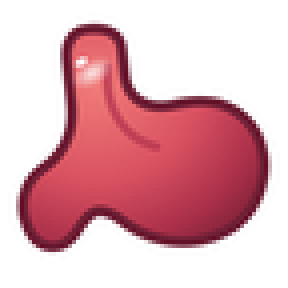
#> input picture submissions/v1.10.0/stomach/images/stomach_color_72x72_SUBMIT.png, 72 x 72 px, found by its file name (shown 4 times larger)
$ python build_stomach_comparison_board.py
#> lines starting #> are read from the running program, lines starting #| are printed output that depends on the picture
"""Build the Stomach nearest-emoji distinctiveness comparison board.

Section D of the proposal claims the proposed Stomach art stays distinguishable
from Beans, Anatomical Heart, Lungs, and Meat on Bone at 18x18. This renders
that claim as a figure so a reviewer can check it directly instead of taking
the sentence on trust.

Comparison glyphs come from the open-licensed Noto Emoji project. They are
shown only for visual comparison and are not part of the proposed artwork
covered by the proposal's rights certification.

Usage:
    python scripts/build_stomach_comparison_board.py
"""

from pathlib import Path

from PIL import Image, ImageDraw, ImageFont

ROOT = Path(__file__).resolve().parents[1]
CANDIDATE = ROOT / "docs/proposals/stomach-emoji-2026/candidate-v1.13"
NOTO = ROOT / "docs/proposals/stomach-emoji-2026/comparison-glyphs"
OUT = CANDIDATE / "images/stomach_distinctiveness_comparison.png"

SCALE = 3           # print oversample
CELL = 96           # nominal column width before scaling
TILE = 72           # nominal tile size before scaling

COLUMNS = [
    ("Stomach", CANDIDATE / "images/stomach_color_72x72_SUBMIT.png", True),
    ("Beans", NOTO / "emoji_u1fad8.png", False),
    ("Anatomical Heart", NOTO / "emoji_u1fac0.png", False),
    ("Lungs", NOTO / "emoji_u1fac1.png", False),
    ("Meat on Bone", NOTO / "emoji_u1f356.png", False),
]

FONT_CANDIDATES = [
    r"C:\Windows\Fonts\arial.ttf",
    r"C:\Windows\Fonts\segoeui.ttf",
    "/usr/share/fonts/truetype/dejavu/DejaVuSans.ttf",
]
BOLD_CANDIDATES = [
    r"C:\Windows\Fonts\arialbd.ttf",
    r"C:\Windows\Fonts\segoeuib.ttf",
    "/usr/share/fonts/truetype/dejavu/DejaVuSans-Bold.ttf",
]


def load_font(candidates, size):
    for path in candidates:
        if Path(path).exists():
            return ImageFont.truetype(path, size)
    return ImageFont.load_default()


def flatten(path, background):
    """Composite RGBA art onto the cell background so no tile shows a white box."""
    art = Image.open(path).convert("RGBA")
    canvas = Image.new("RGBA", art.size, (*background, 255))
    canvas.alpha_composite(art)
    return canvas.convert("RGB")


def main() -> int:
    label_font = load_font(FONT_CANDIDATES, 11 * SCALE)
    bold_font = load_font(BOLD_CANDIDATES, 11 * SCALE)
    row_font = load_font(BOLD_CANDIDATES, 10 * SCALE)
    note_font = load_font(FONT_CANDIDATES, 9 * SCALE)

    row_label_w = 104 * SCALE
    width = row_label_w + len(COLUMNS) * CELL * SCALE
    header_h = 34 * SCALE
    tile_row_h = (TILE + 16) * SCALE
    note_h = 20 * SCALE
    height = header_h + tile_row_h * 2 + note_h

    board = Image.new("RGB", (width, height), (255, 255, 255))
#> board: PIL image 1752x690 RGB; every value is 255
    draw = ImageDraw.Draw(board)

    # The submitted PNGs are opaque with a baked white background, so a tinted
    # column would draw a visible white box around the proposed art. Mark the
    # proposed column with a rule under its header instead.
    backgrounds = [(255, 255, 255)] * len(COLUMNS)
    accent = (52, 82, 255)

    # Column headers.
    for index, (name, _, proposed) in enumerate(COLUMNS):
        x0 = row_label_w + index * CELL * SCALE
        font = bold_font if proposed else label_font
        text = f"{name}\n(proposed)" if proposed else name
        draw.multiline_text(
            (x0 + CELL * SCALE / 2, header_h / 2),
            text,
            font=font,
            fill=accent if proposed else (85, 85, 85),
            anchor="mm",
            align="center",
            spacing=2 * SCALE,
        )
        if proposed:
            rule_y = header_h - 3 * SCALE
            draw.line(
                [(x0 + 14 * SCALE, rule_y), (x0 + (CELL - 14) * SCALE, rule_y)],
                fill=accent,
                width=2 * SCALE,
            )

    rows = [
        ("72 x 72", TILE, Image.LANCZOS, False),
        ("18 x 18\n(enlarged)", 18, Image.LANCZOS, True),
    ]

    y = header_h
    for row_label, nominal, resample, from_small in rows:
        draw.line([(0, y), (width, y)], fill=(200, 200, 200), width=max(1, SCALE // 2))
        draw.multiline_text(
            (row_label_w - 12 * SCALE, y + tile_row_h / 2),
            row_label,
            font=row_font,
            fill=(60, 60, 60),
            anchor="rm",
            align="right",
            spacing=3 * SCALE,
        )
        for index, (_, path, _) in enumerate(COLUMNS):
            art = flatten(path, backgrounds[index])
#> in flatten, `canvas = Image.new("RGBA", art.size, (*background, 255))`: canvas: PIL image 72x72 RGBA; every value is 255
#> in flatten, returned value is the input picture: PIL image 72x72 RGB; mean R, G, B 223.1, 174.5, 182.1
            if from_small:
                # Downsample to the real 18x18 first, then enlarge with NEAREST so
                # the figure shows the true pixel structure rather than a smooth fake.
                small = art.resize((18, 18), Image.LANCZOS)
                tile = small.resize((TILE * SCALE, TILE * SCALE), Image.NEAREST)
            else:
                tile = art.resize((TILE * SCALE, TILE * SCALE), resample)
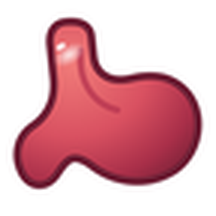
#> tile: PIL image 216x216 RGB; mean R, G, B 223, 174.3, 181.9
            x0 = row_label_w + index * CELL * SCALE + (CELL - TILE) * SCALE // 2
            board.paste(tile, (x0, y + 8 * SCALE))
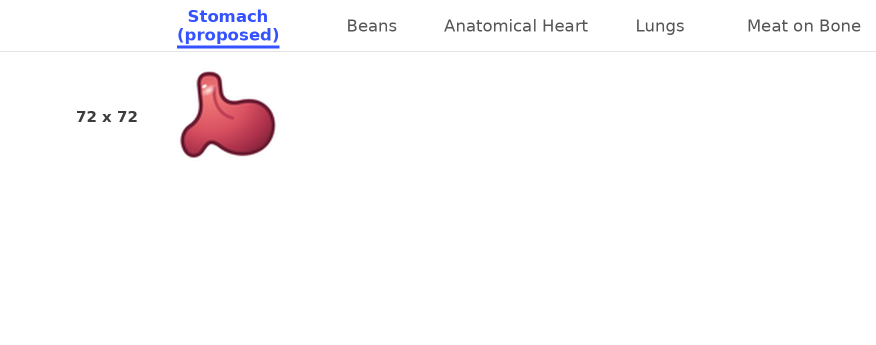
#> board: PIL image 1752x690 RGB (shown at 1/2 size); mean R, G, B 252, 250.2, 251.2
        y += tile_row_h

    draw.line([(0, y), (width, y)], fill=(200, 200, 200), width=max(1, SCALE // 2))
    draw.text(
        (row_label_w - 12 * SCALE, y + note_h / 2),
        "",
        font=note_font,
        fill=(110, 110, 110),
        anchor="rm",
    )
    draw.text(
        (row_label_w, y + note_h / 2),
        "Comparison glyphs: Noto Emoji (open licensed), shown for visual comparison only.",
        font=note_font,
        fill=(110, 110, 110),
        anchor="lm",
    )

    OUT.parent.mkdir(parents=True, exist_ok=True)
    board.save(OUT)
    print(f"Wrote {OUT} ({board.width}x{board.height})")
    return 0


if __name__ == "__main__":
#> (the run stopped early here; a loop or call above may not have finished)

$ run again, with submissions/v0.10.0/images/v0.10.0_kidney_artwork_SOURCE_REFERENCE_ONLY.png copied over submissions/v1.10.0/stomach/images/stomach_color_72x72_SUBMIT.png
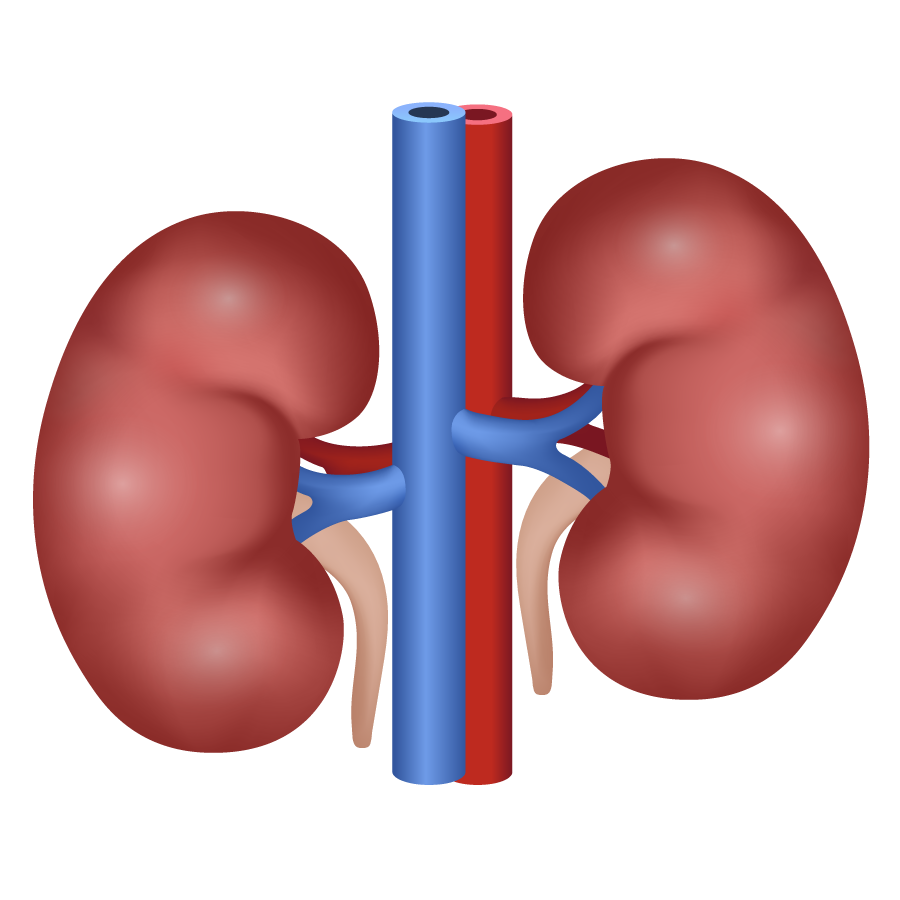
#> input picture submissions/v0.10.0/images/v0.10.0_kidney_artwork_SOURCE_REFERENCE_ONLY.png, 900 x 900 px, found by its file name
#> in flatten, art is the input picture: PIL image 900x900 RGBA; mean R, G, B, A 78, 41.8, 45.6, 123
#> in main, `tile = art.resize((TILE * SCALE, TILE * SCALE), resample)`:
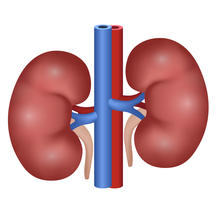
#> tile: PIL image 216x216 RGB; mean R, G, B 209.4, 173.4, 177.2
#> in main, `board.paste(tile, (x0, y + 8 * SCALE))`:
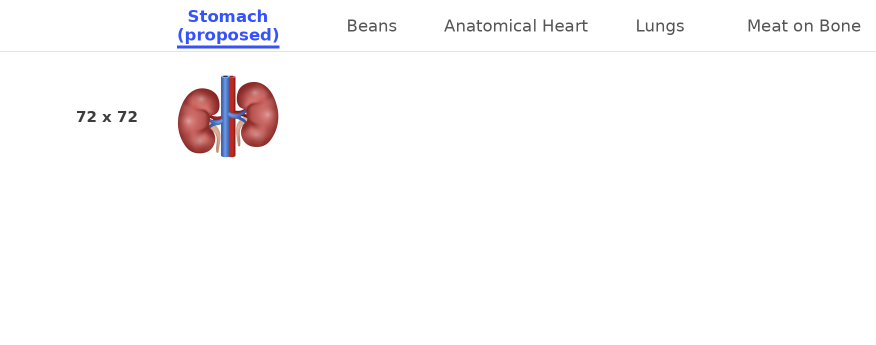
#> board: PIL image 1752x690 RGB (shown at 1/2 size); mean R, G, B 251.4, 250.2, 251.1
